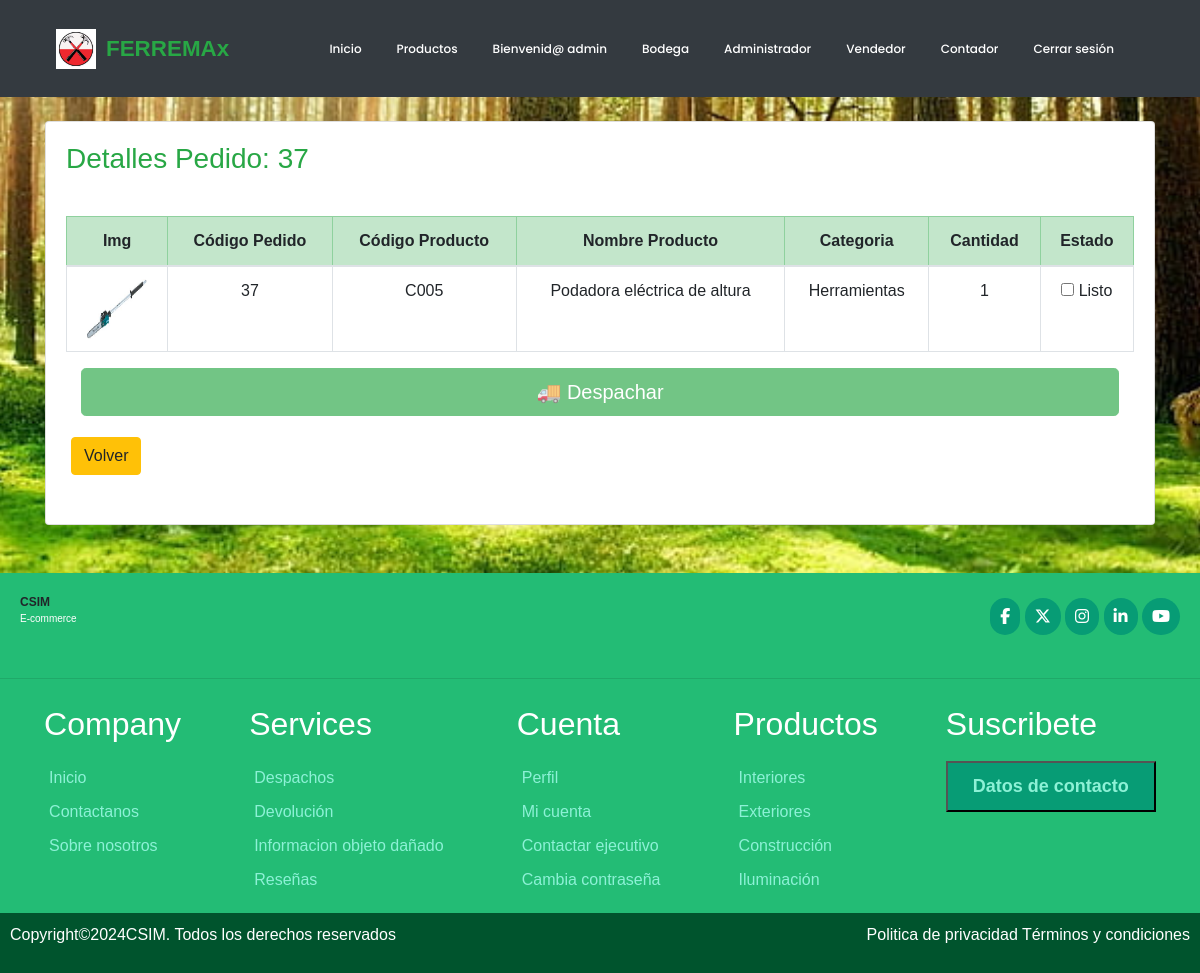
The page /bodegaPedido/37 (signed in) on the database its author committed.
### ferreteria/models.py (models this page shows, shortened)
class DetallePedido(models.Model):
    id_pedido = models.ForeignKey('Pedido',on_delete=models.CASCADE,blank=True)
    id_detalle_pedido= models.AutoField(primary_key=True)
    id_producto = models.ForeignKey('Producto', on_delete=models.CASCADE)
    cantidad = models.IntegerField()
    subtotal = models.BigIntegerField()

class Pedido(models.Model):
    id_pedido = models.AutoField(primary_key=True)
    user = models.ForeignKey(User, on_delete=models.CASCADE, default=1)
    fecha_compra = models.DateTimeField(auto_now_add=True)
    ESTADOS_PEDIDO = [
        ('creado', 'Creado'),
        ('pendiente', 'Pendiente'),
        ('pagado', 'Pagado'),
        ('rechazado','Pago Rechazado'),
        ('preparando', 'Preparando orden'),
        ('despachado', 'Despachado'),
        ('entregado', 'Entregado'),
    ]
    estado = models.CharField(max_length=20, choices = ESTADOS_PEDIDO, default='creado')
    OPCIONES_ENVIO = [
        ('retiro', 'Retiro en tienda ($0)'),
        ('domicilio', 'Despacho a domicilio ($5.000)'),
    ]
    tipo_envio = models.CharField(max_length=20, choices=OPCIONES_ENVIO,default='retiro')
    TIPO_PAGO = [
        ('transferencia', 'Transferencia'),
        ('tarjeta', 'Tarjeta'),
    ]
    tipo_pago = models.CharField(max_length=20,choices=TIPO_PAGO,default='transferencia')
    total = models.BigIntegerField()
    def __str__(self):
        return str(self.id_pedido)

class Producto(models.Model):
    idProducto = models.CharField(primary_key=True, max_length=5, verbose_name='Id Producto')
    nombre = models.CharField(max_length=50, verbose_name='Nombre del producto')
    descripcion = models.CharField(max_length=400,verbose_name='Descripcion de producto')
    precio = models.IntegerField(null=True, verbose_name='Ingrese precio producto')
    imagen= models.ImageField(upload_to="imagenes", null=True, verbose_name='Imagen')
    stock = models.IntegerField(verbose_name='stock',default=0)
    categoria= models.ForeignKey('Categoria', on_delete=models.CASCADE, verbose_name='Categoria')
    def __str__(self):
        return self.idProducto

class Categoria(models.Model):
    idCategoria = models.IntegerField(primary_key=True, verbose_name='Id Categoria')
    nombreCategoria= models.CharField(max_length=40, verbose_name='Nombre Categoria')
    def __str__(self):
        return self.nombreCategoria

### ferreteria/views.py (the view)
# urls.py: path('bodegaPedido/<id>', views.detalle_pedidos, name="bodegaPedido"),
@permission_required ('ferreteria.view_producto')
def detalle_pedidos(request,id):
    detalles = DetallePedido.objects.filter(id_pedido=id)
    return render (request, 'bodegaPedido.html', {'detalles':detalles})

### ferreteria/context_processor.py (called while the page is built, shortened)
def total_carrito(request):
    total = 0
    return {'total_carrito':int(total)}

### ferreteria/templates/bodegaPedido.html (shortened to what this page needs)
{% extends 'base.html' %}
{% load static %}
{% block css %}
<link rel="stylesheet" href="{% static 'css/estilo.css' %}">
{% endblock %}
{% block contenido %}
{% load humanize %}
<div class="container my-4">
    <div class="card">
        <div class="card-body">
                <h3 class="text-success mb-3"> Detalles Pedido: {{detalles.0.id_pedido}} </h3><br>
                <form method="POST" action="{% url 'despachar' detalles.0.id_pedido%}">
            <div class="table-responsive">
                <table class="table table-bordered table-hover text-center align-middle">
                    <thead class="table-success">
                        <tr>
                            <th>Img</th>
                            <th>Código Pedido</th>
                            <th>Código Producto</th>
                            <th>Nombre Producto</th>
                            <th>Categoria</th>
                            <th>Cantidad</th>
                            <th>Estado</th>
                        </tr>
                    </thead>
                    <tbody>
                        {% for d in detalles%}
                        <tr>
                            <td>
                                <img src="{{ d.id_producto.imagen.url }}" style="height: 60px; width: 60px;" class="rounded">
                            </td>
                            <td>{{ d.id_pedido }}</td>
                            <td>{{ d.id_producto }}</td>
                            <td>{{ d.id_producto.nombre }}</td>
                            <td>{{ d.id_producto.categoria }}</td>
                            <td>{{ d.cantidad }}</td>
                            <td>
                                <input type="checkbox"  class="estado-check"  name="estado_{{d.id_pedido }}">
                                <a> Listo</a>
                            </td>
                        </tr>
                        {% endfor %}
                    </tbody>
                </table>
            </div>
            <div class="col-12 mb-3">
                <button type="submit" id="btn-despachar" class="btn btn-success btn-lg btn-block" disabled>🚚 Despachar</button>
            </div>
        </form>
                <a href="{% url 'bodega' %}" class="btn btn-warning" style=" margin: 5px 5px;">Volver </a>
            </div>
            <br>
        </div>
    </div>
{% endblock %}

### ferreteria/templates/base.html (shortened to what this page needs)
<!DOCTYPE html>
<html lang="en">
<head>
    {% load static %}
    <link rel="stylesheet" href="https://cdn.jsdelivr.net/npm/bootstrap@4.5.3/dist/css/bootstrap.min.css">
    {% block css %}{% endblock %}
</head>
<body>
    <header class="bg-dark">
       <nav class="navbar navbar-expand-lg navbar-dark container">
                 <a href="{% url 'index' %}" class="navbar-brand d-flex align-items-center">
                <img src="{% static 'img/logoF.avif' %}" alt="FERREMAx Logo" style="height: 40px; margin-right: 10px;">
                <span class="logo-text" style="font-weight: bold; font-size: 1.4rem; color: #28a745;">FERREMAx</span>
        </a>
           <div class="collapse navbar-collapse" id="navbarContent">
            <ul class="navbar-nav ml-auto">
                {% if not user.is_authenticated %}
                    <li><a href="{% url 'index' %}">Inicio</a></li>
                    <li><a href="{% url 'tienda' %}">Productos</a></li>
                    <li><a href="{% url 'registrar' %}">Registrarse</a></li>
                    <li><a href="{% url 'login' %}">Iniciar sesión</a></li>
                {% elif user.is_authenticated and user.is_superuser %}
                    <li><a href="{% url 'index' %}">Inicio</a></li>
                    <li><a href="{% url 'tienda' %}">Productos</a></li>
                    <li><a href="{% url 'perfil' %}">Bienvenid@ {{ user.username }}</a></li>
                    <li><a href="{% url 'bodega' %}">Bodega</a></li>
                    <li><a href="{% url 'administrador' %}">Administrador</a></li>
                    <li><a href="{% url 'vendedor' %}">Vendedor</a></li>
                    <li><a href="{% url 'contador' %}">Contador</a></li>
                    <li><a href="{% url 'cerrar' %}">Cerrar sesión</a></li>
                {% elif user.is_authenticated and not user.is_superuser %}
                <li><a href="{% url 'index' %}">Inicio</a></li>
                <li><a href="{% url 'tienda' %}">Productos</a></li>
                <li><a href="{% url 'perfil' %}">Bienvenid@ {{ user.username }}</a></li>
                    <li><a href="{% url 'cerrar' %}">Cerrar sesión</a></li>
                {% endif %}
            </ul>
        </nav>
    </header>
<div class="container-fluid p-0">
    {% block contenido %}
    {% endblock %}
</div>
    <footer class="pie mt-5">
        <div class="header" >
            <div class="logo">
                <div class="title">CSIM</div>
                <p class="logotipo">E-commerce</p>
            </div>
            <div class="redes">
                <span class="fb"><a href="https://www.facebook.com/?locale=es_LA" target="_blank" style="text-decoration: none; color:#fff;"><i class="fa-brands fa-facebook-f"></a></i></span>
                <span class="tw"><a href="https://x.com/?lang=es&mx=2" style="text-decoration: none; color:#fff;"><i class="fa-brands fa-x-twitter"></a></i></span>
                <span class="in"><a href="https://www.instagram.com/" style="text-decoration: none; color:#fff;"><i class="fa-brands fa-instagram"></a></i></span>
                <span class="li"><a href="https://cl.linkedin.com/" style="text-decoration: none; color:#fff;"><i class="fa-brands fa-linkedin-in"></a></i></span>
                <span class="yo"><a href="https://www.youtube.com/" style="text-decoration: none; color:#fff;"><i class="fa-brands fa-youtube"></a></i></span>
            </div>
        </div>
        <hr>
        <div class="section m-3">
            <div>
                <h2>Company</h2>
                <a href="{% url 'index' %}">Inicio</a>
                <a href="{% url 'nosotros' %}">Contactanos</a>
                <a href="{% url 'nosotros' %}">Sobre nosotros</a>
            </div>
            <div>
                <h2>Services</h2>
                <a href="{% url 'nosotros' %}">Despachos</a>
                <a href="{% url 'nosotros' %}">Devolución </a>
                <a href="{% url 'nosotros' %}">Informacion objeto dañado</a>
                <a href="{% url 'nosotros' %}">Reseñas</a>
            </div>
            <div>
                <h2>Cuenta</h2>
                <a href="#">Perfil</a>
                <a href="#">Mi cuenta</a>
                <a href="{% url 'nosotros' %}">Contactar ejecutivo</a>
                <a href="#">Cambia contraseña</a>
            </div>
            <div>
                <h2>Productos</h2>
                <a href="#">Interiores</a>
                <a href="#">Exteriores</a>
                <a href="#">Construcción</a>
                <a href="#">Iluminación</a>
            </div>
            <div>
                <h2>Suscribete</h2>
                <form action="">
                    <button type="submit"><a href="{% url 'nosotros' %}" style="text-decoration: none;">Datos de contacto</a></button>
                </form>
            </div>
        </div>
        <div class="derechos">
            <p>Copyright©2024CSIM. Todos los derechos reservados</p>
            <p>Politica de privacidad        Términos y condiciones</p>
        </div>
    </footer>
    </body>
    </html>

### ferreteria/static/css/estilo.css (style rules this page uses)
* { margin: 0; padding: 0; box-sizing: border-box; font-family: sans-serif; }
body { font-family: "Poppins", sans-serif; background: url(../img/foto2.jpg) no-repeat center center fixed; background-size: cover; background-position: center; width: 100%; }
header { width: 100%; max-width: 1200px; margin: auto; padding: 0 15px; height: auto; }
header .navbar ul { float: right; margin-right: 20px; }
header .navbar ul li { display: inline-block; line-height: 80px; margin: 0 5px; }
header .navbar a { color: #fff; margin-right: 5px; padding: 5px 10px; font-family: "Poppins", sans-serif; font-size: 12px; transition: 0.3s; font-weight: 500; text-decoration: none; }
.pie { background-color: rgb(35, 188, 117); box-sizing: border-box; font-family: "Exo 2", sans-serif; }
.pie .header .logo .title { font-size: 12px; display: flex; align-items: left; font-weight: bold; }
.pie .header .logo .logotipo { font-size: 10px; color: #fff; }
.pie .header { display: flex; justify-content: space-between; padding: 20px; align-items: center; }
.pie .header .redes .fb, .pie .header .redes .tw, .pie .header .redes .in, .pie .header .redes .li, .pie .header .redes .yo { background: rgb(7, 156, 117); padding: 10px; border-radius: 80px; color: #fff; align-items: right; }
.pie .section { display: flex; justify-content: space-evenly; gap: 40px; }
.pie .section div { display: flex; flex-direction: column; }
.pie .section div h2 { color: #fff; padding: 10px 0; }
.pie .section a { color: rgb(141, 241, 214); padding: 5px; }
.pie .section form { display: flex; flex-direction: column; gap: 10px; }
.pie .section form button { padding: 10px 20px; background: rgb(7, 156, 117); color: #fff; font-weight: bold; font-size: 18px; }
.pie .derechos { display: flex; justify-content: space-between; padding: 10px; background: rgb(0, 84, 45); color: #fff; }

### rows shown on the page
DetallePedido: id_pedido.id_pedido "37", id_producto.imagen (picture), id_pedido "37", id_producto "C005", id_producto.nombre "Podadora eléctrica de altura", id_producto.categoria "Herramientas", cantidad "1"

### other values the page prints
{{ user.username }} "admin"
